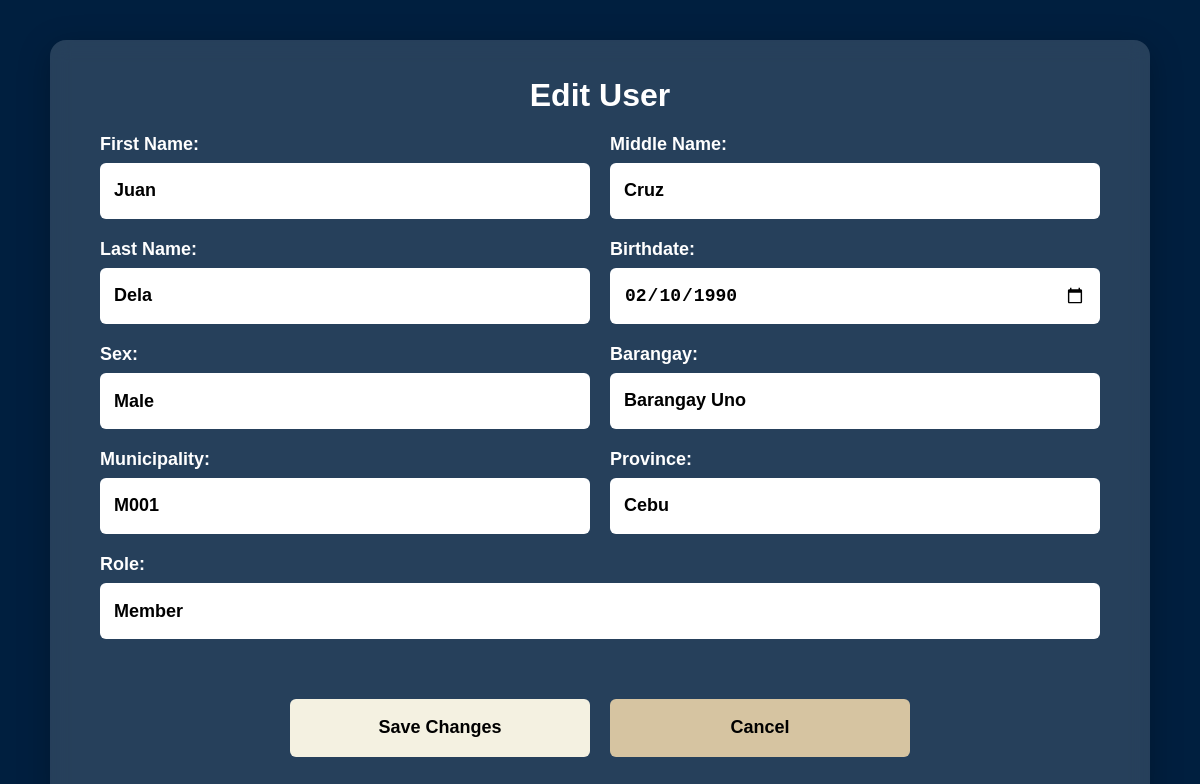
Page /edit_User2.php?id=1 (signed in) on the committed database.
### tables this page shows
CREATE TABLE `USERS` (
  `user_id` int(11) NOT NULL,
  `first_name` varchar(50) NOT NULL,
  `middle_name` varchar(50) DEFAULT NULL,
  `last_name` varchar(50) NOT NULL,
  `birthdate` date NOT NULL,
  `sex` enum('Male','Female','Other') NOT NULL,
  `barangay` varchar(100) DEFAULT NULL,
  `municipality_code` varchar(50) DEFAULT NULL,
  `province` varchar(100) DEFAULT NULL,
  `role` enum('admin','member','accountant') NOT NULL,
  `created_at` timestamp NOT NULL DEFAULT current_timestamp()
);

### public/edit_User2.php (the view, shortened to what this page needs)
<?php
require_once __DIR__ . '/../includes/db.php';
$id = intval($_GET['id']);
$query = $conn->prepare("SELECT * FROM USERS WHERE user_id = ?");
$query->bind_param("i", $id);
$query->execute();
$result = $query->get_result();
$row = $result->fetch_assoc();
?>
<!DOCTYPE html>
<html lang="en">
<head>
</head>
<body>
    <div class="form-container">
        <h2>Edit User</h2>
    <div class="container">
        <form method="POST">
            <div class="form-group">
                <label for="first_name">First Name:</label>
                <input type="text" name="first_name" id="first_name" value="<?= htmlspecialchars($row['first_name']) ?>" required>
            </div>
            <div class="form-group">
                <label for="middle_name">Middle Name:</label>
                <input type="text" name="middle_name" id="middle_name" value="<?= htmlspecialchars($row['middle_name']) ?>">
            </div>
            <div class="form-group">
                <label for="last_name">Last Name:</label>
                <input type="text" name="last_name" id="last_name" value="<?= htmlspecialchars($row['last_name']) ?>" required>
            </div>
            <div class="form-group">
                <label for="birthdate">Birthdate:</label>
                <input type="date" name="birthdate" id="birthdate" value="<?= htmlspecialchars($row['birthdate']) ?>" required>
            </div>
            <div class="form-group">
                <label for="sex">Sex:</label>
                <select name="sex" id="sex" required>
                    <option value="Male" <?= $row['sex'] == 'Male' ? 'selected' : '' ?>>Male</option>
                </select>
            </div>
            <div class="form-group">
                <label for="barangay">Barangay:</label>
                <input type="text" name="barangay" id="barangay" value="<?= htmlspecialchars($row['barangay']) ?>">
            </div>
            <div class="form-group">
                <label for="municipality_code">Municipality:</label>
                <input type="text" name="municipality_code" id="municipality_code" value="<?= htmlspecialchars($row['municipality_code']) ?>">
            </div>
            <div class="form-group">
                <label for="province">Province:</label>
                <input type="text" name="province" id="province" value="<?= htmlspecialchars($row['province']) ?>">
            </div>
            <div class="form-group">
                <label for="role">Role:</label>
                <select name="role" id="role" required>
                    <option value="member" <?= $row['role'] == 'member' ? 'selected' : '' ?>>Member</option>
                </select>
            </div>
            <div class="form-actions">
                <button type="submit" class="update-btn">Save Changes</button>
                <button type="button" class="cancel-btn" onclick="window.location.href='user_Page.php'">Cancel</button>
            </div>
        </form>
    </div>
</body>
</html>

### public/edit_User2.php (style rules this page uses)
body { margin: 0; font-family: Arial, sans-serif; background-color: #001f3f; padding: 20px; }
.form-container { max-width: 1000px; margin-top: 20px; margin-bottom: auto; margin-left: auto; margin-right: auto; background: rgba(255, 255, 255, 0.15); backdrop-filter: blur(10px); -webkit-backdrop-filter: blur(10px); border-radius: 16px; padding-left: 50px; padding-top: 10px; padding-bottom: 50px; padding-right: 50px; box-shadow: 0 8px 32px rgba(0, 0, 0, 0.25); color: white; }
h2 { color: #FFFFFF; text-align: center; margin-bottom: 20px; font-size: 32px; }
form { display: flex; flex-wrap: wrap; gap: 20px; }
.form-group { flex: 1 1 45%; display: flex; flex-direction: column; }
label { font-size: 18px; font-weight: bold; color: #FFFFFF; margin-bottom: 8px; }
input, select { padding: 14px; font-size: 18px; height: 28px; border: none; border-radius: 6px; background-color: #ffffff; font-weight: 600; color: #000; transition: all 0.2s ease; appearance: none; }
select { padding: 14px; font-size: 18px; height: 56px; }
.form-actions { flex-basis: 100%; display: flex; justify-content: center; gap: 20px; margin-top: 40px; }
button { font-size: 18px; font-weight: bold; width: 300px; height: 58px; padding: 12px 30px; border: none; border-radius: 6px; cursor: pointer; transition: background-color 0.3s, transform 0.2s; }
.update-btn { background-color: #F4F1E1; color: black; }
.cancel-btn { background-color: #D6C4A1; color: black; }

### rows in the picture
users: first_name "Juan", middle_name "Cruz", last_name "Dela", birthdate "02/10/1990", sex "Male", barangay "Barangay Uno", municipality_code "M001", province "Cebu", role "Member"
